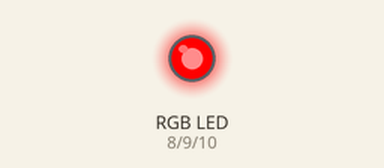
The sketch below on a simulated Arduino Uno, built with avr-gcc and run on an emulated ATmega328P. On the bench: an RGB LED mixed from three pins (HIGH = lit).

Above: at 0.5 s.
At 2.5 s:
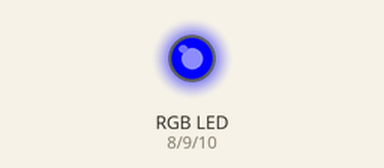
At 3.5 s:
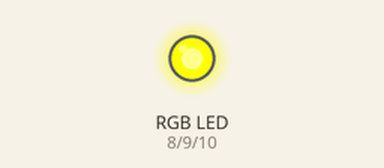
At 4.5 s:
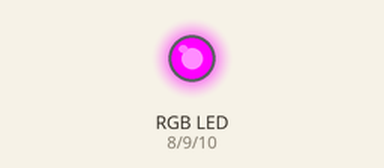
At 6.5 s:
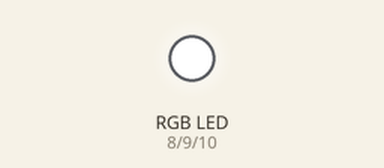
At 8.5 s:
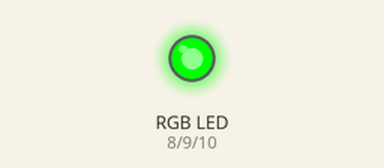
Timing chart, 0 to 9.1 s (numbered marks = the images above):
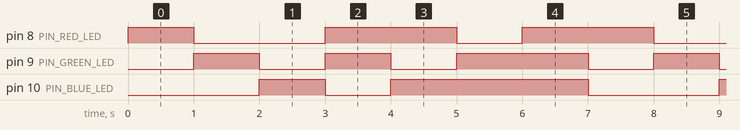

The sketch:

03_RGBLED.ino
```cpp
#define PIN_RED_LED 8
#define PIN_GREEN_LED 9
#define PIN_BLUE_LED 10


void setup() {
  pinMode(PIN_RED_LED, OUTPUT);
  pinMode(PIN_GREEN_LED, OUTPUT);
  pinMode(PIN_BLUE_LED, OUTPUT);
}

void loop() {
  rgb_color(255, 0, 0);
  delay(1000);
  rgb_color(0, 255, 0);
  delay(1000);
  rgb_color(0, 0, 255);
  delay(1000);
  rgb_color(255, 255, 0);
  delay(1000);
  rgb_color(255, 0, 255);
  delay(1000);
  rgb_color(0, 255, 255);
  delay(1000);
  rgb_color(255, 255, 255);
  delay(1000);
}

void rgb_color(int red_value, int green_value, int blue_value) {
  analogWrite(PIN_RED_LED, red_value);
  analogWrite(PIN_GREEN_LED, green_value);
  analogWrite(PIN_BLUE_LED, blue_value);
}
```

Measured:
- by itself, pin 8 (PIN_RED_LED): repeats every 7.0 s: LOW 2.0 s, HIGH 2.0 s, LOW 1.0 s, HIGH 2.0 s
- by itself, pin 9 (PIN_GREEN_LED): repeats every 7.0 s: LOW 1.0 s, HIGH 1.0 s, LOW 1.0 s, HIGH 2.0 s, LOW 1.0 s, HIGH 1.0 s
- by itself, pin 10 (PIN_BLUE_LED): repeats every 7.0 s: LOW 1.0 s, HIGH 3.0 s, LOW 2.0 s, HIGH 1.0 s
